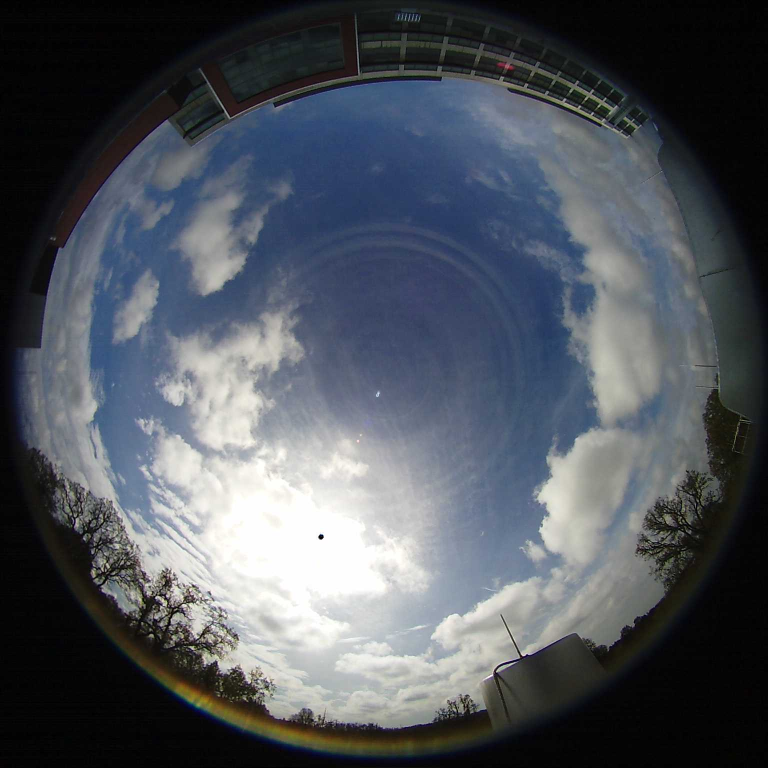
#> input picture notebooks/data/folsom_20160308_103000.jpg, 1536 x 1536 px (shown at 1/2 size)
$ jupyter execute --allow-errors paper_visualization.ipynb
#> lines starting #> are read from the running program, lines starting #| are printed output that depends on the picture
[cell 1]
import cv2
import matplotlib.pyplot as plt
import numpy as np
import pickle
from PIL import Image
from pathlib import Path

## PP-RAI 2026

[cell 2]
folsom_img_path = './data/folsom_20160308_103000.jpg'
alpnach_img_path = './data/alpnach_20180626_120000.png'
neuchatel_img_path = './data/ne_20180201_140000.png'
bern_img_path = './data/bern_20180308_120000.png'
karpicko_img_path = './data/karpicko_20250228_130000.jpg'
poznan_img_path = './data/poznan_20250410_150000.jpg'
modena_img_path = './data/modena_20260220.jpg'

def load_image(image_path):
#> called with image_path = './data/folsom_20160308_103000.jpg'
    img = Image.open(image_path)
#> img is the input picture: PIL image 1536x1536 RGB; mean R, G, B 79.8, 85.1, 92.7
    img_array = np.array(img)
    return img_array

img_folsom = load_image(folsom_img_path)
img_alpnach = load_image(alpnach_img_path)
#> call 2 of load_image, with image_path = './data/alpnach_20180626_120000.png'
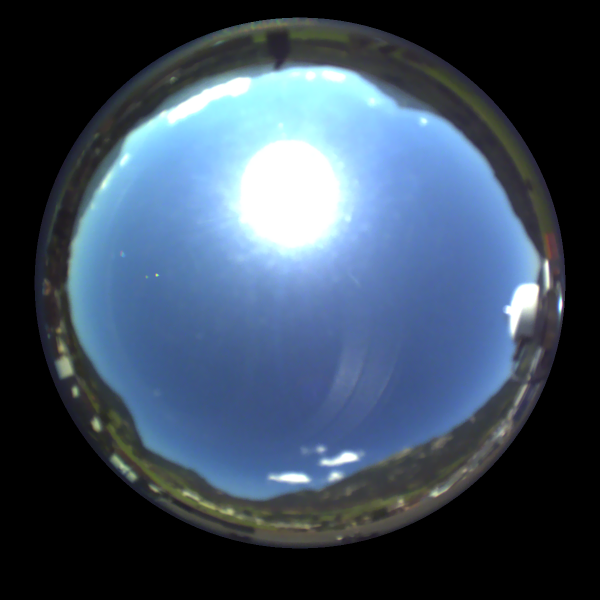
#> input picture notebooks/data/alpnach_20180626_120000.png, 1200 x 1200 px (shown at 1/2 size)
#> in load_image, img is the input picture: PIL image 1200x1200 RGB; mean R, G, B 60, 75.9, 94.5
img_neuchatel = load_image(neuchatel_img_path)
#> call 3 of load_image, with image_path = './data/ne_20180201_140000.png'
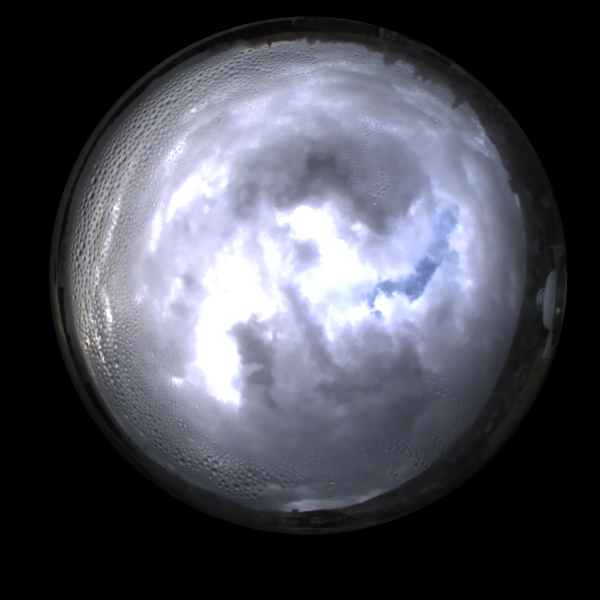
#> input picture notebooks/data/ne_20180201_140000.png, 1200 x 1200 px (shown at 1/2 size)
#> in load_image, img is the input picture: PIL image 1200x1200 RGB; mean R, G, B 73.4, 74.8, 84.3
img_bern = load_image(bern_img_path)
#> call 4 of load_image, with image_path = './data/bern_20180308_120000.png'
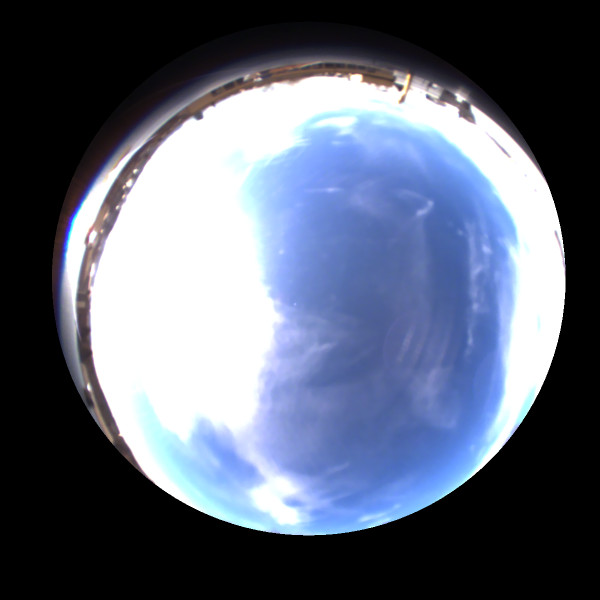
#> input picture notebooks/data/bern_20180308_120000.png, 1200 x 1200 px (shown at 1/2 size)
#> in load_image, img is the input picture: PIL image 1200x1200 RGB; mean R, G, B 92.3, 100.3, 118.6
img_karpicko = load_image(karpicko_img_path)
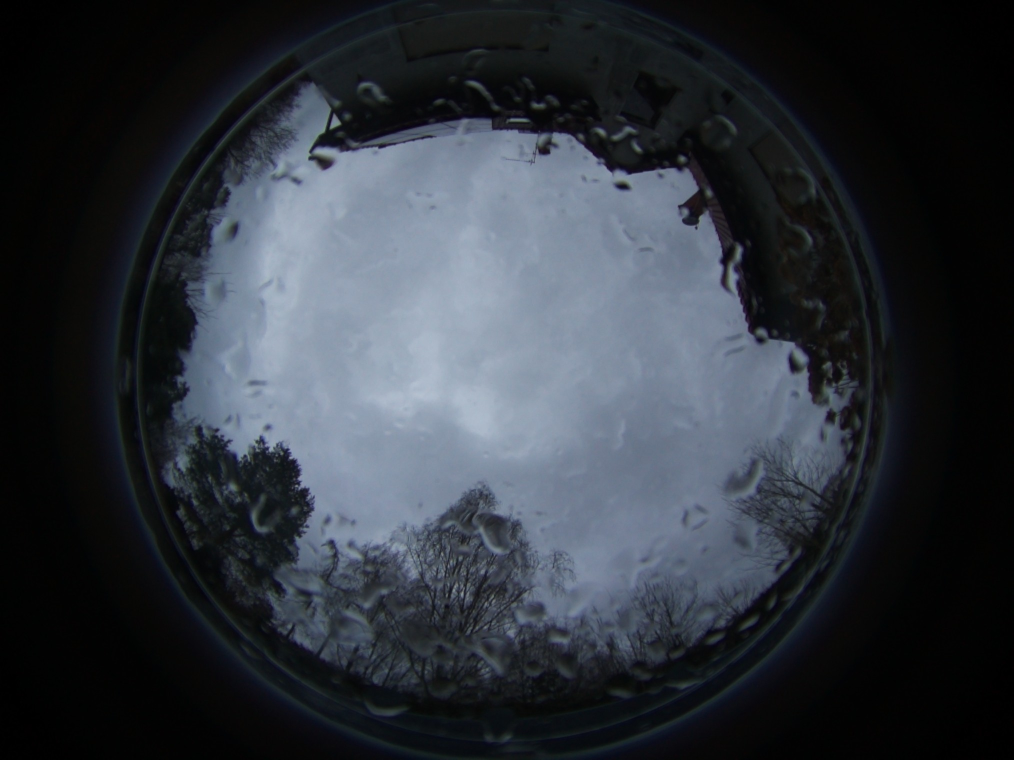
#> input picture notebooks/data/karpicko_20250228_130000.jpg, 2028 x 1520 px (shown at 1/2 size)
#> in load_image, img is the input picture: PIL image 2028x1520 RGB; mean R, G, B 47.5, 52.7, 60.2
img_poznan = load_image(poznan_img_path)
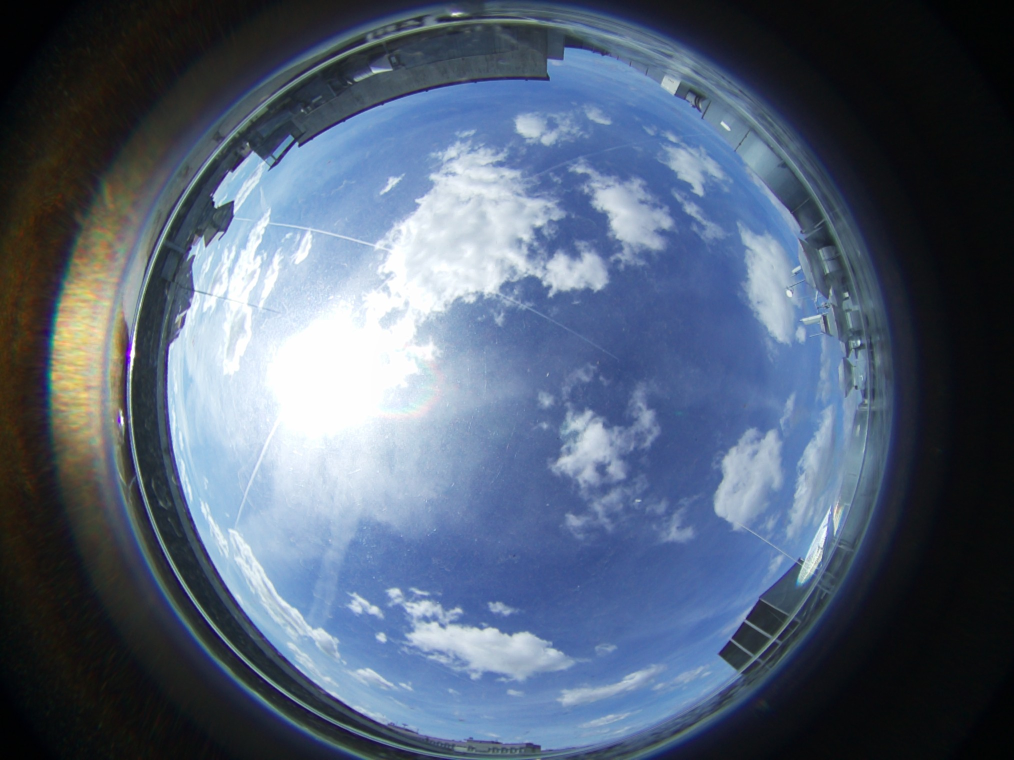
#> input picture notebooks/data/poznan_20250410_150000.jpg, 2028 x 1520 px (shown at 1/2 size)
#> in load_image, img is the input picture: PIL image 2028x1520 RGB; mean R, G, B 83.8, 97.5, 118.1
#> (the rest of this cell did not finish here and is left out)

[cell 3]
fig, ax = plt.subplots(1, 4, figsize=(14, 4))

ax[0].imshow(img_folsom)
# ax[0][1].imshow(img_alpnach)
# ax[0][2].imshow(img_neuchatel)
# ax[1][0].imshow(img_bern)
ax[1].imshow(img_karpicko[:, 254:-254])
ax[2].imshow(img_poznan[:, 254:-254])
#> (the rest of this cell did not finish here and is left out)

[cell 4]
fig, ax = plt.subplots(2, 3, figsize=(12, 8))

ax[0][0].imshow(img_folsom)
ax[0][1].imshow(img_alpnach)
ax[0][2].imshow(img_neuchatel)
ax[1][0].imshow(img_bern)
ax[1][1].imshow(img_karpicko[:, 254:-254])
ax[1][2].imshow(img_poznan[:, 254:-254])

for _ax in ax.flatten():
    _ax.axis('off')
    # set A, B, C, ... labels
    _ax.text(0.03, 0.97, chr(ord('A') + ax.flatten().tolist().index(_ax)), transform=_ax.transAxes, color='white', fontsize=30, va='top')

plt.tight_layout()
# plt.savefig('sky_images.pdf', transparent=True)
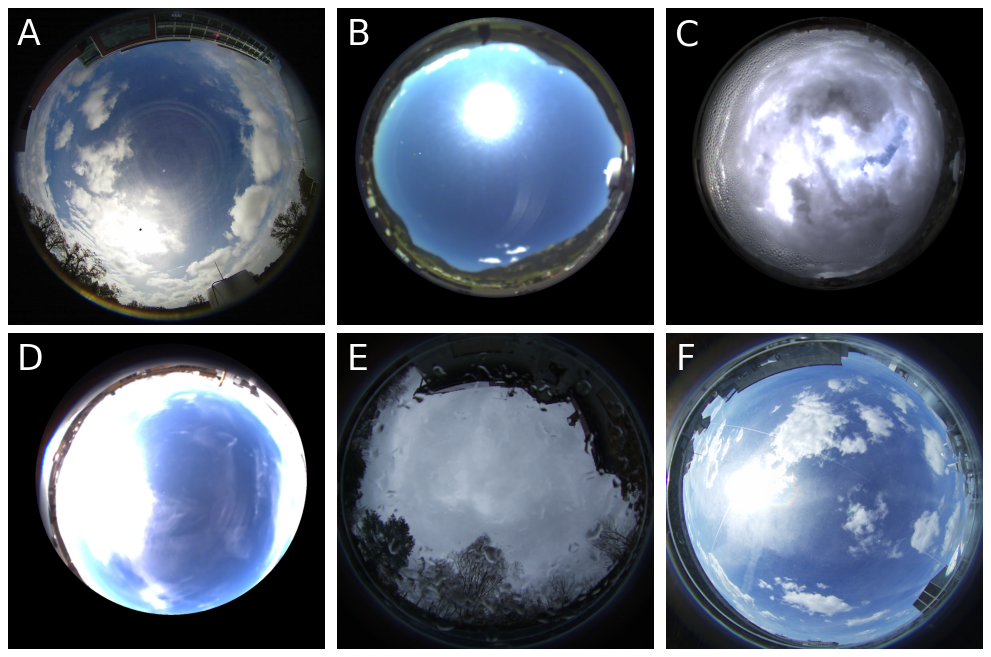
#> figure drawn by matplotlib, 6 panels
